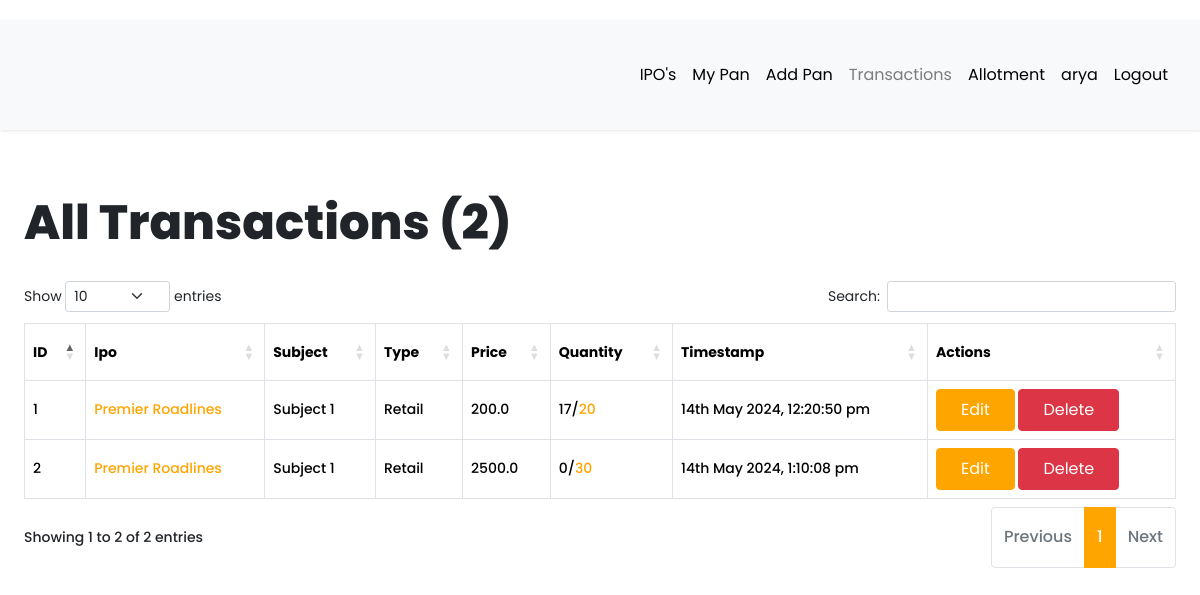
The page /all-transactions (signed in) on the database as committed earlier.
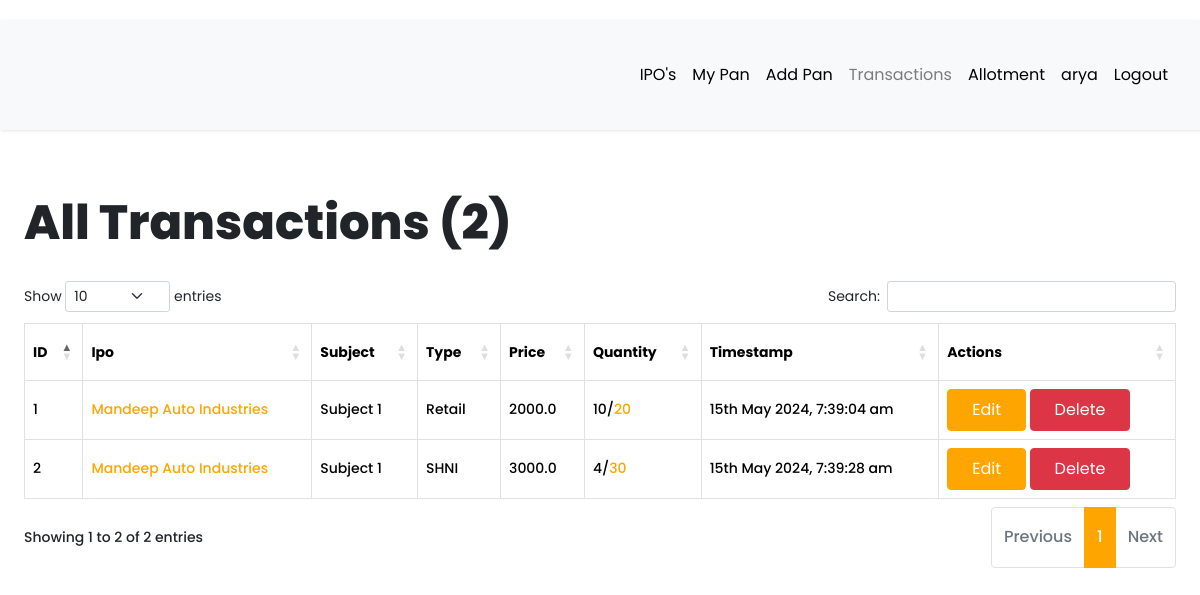
The same page on the database as committed later.
### app/models.py (models this page shows, shortened)
class User(db.Model, UserMixin):
    __tablename__ = "user"
    id = db.Column(db.Integer, primary_key=True)
    first_name = db.Column(db.String(64), index=True, default="First Name", nullable=False)
    last_name = db.Column(db.String(64), index=True, default="Last Name", nullable=False)
    username = db.Column(db.String(64), index=True, unique=True, nullable=False)
    email = db.Column(db.String(128), index=True, unique=True, nullable=False)
    password_hash = db.Column(db.String(128))
    confirm_password = db.Column(db.String(128))
    phone_number = db.Column(db.String(20), default="7016184560", nullable=False)
    verification_phone = db.Column(db.String(20))
    active = db.Column(db.Boolean, nullable=False, default=True)
    delete_account = db.Column(db.Boolean, default=False)
    registered_at = db.Column(db.DateTime, default=datetime.utcnow, nullable=False)
    emails = db.relationship("Email", backref="author", lazy="dynamic")
    type = db.Column(db.String(64))
    __mapper_args__ = {"polymorphic_identity": "user", "polymorphic_on": "type"}
    @property
    def is_active(self):
        return self.active

class Transaction(db.Model):
    __tablename__ = "transactions"
    id = db.Column(db.Integer, primary_key=True)
    timestamp = db.Column(db.DateTime, default=datetime.utcnow, nullable=False)
    settled = db.Column(db.Boolean, default=False)
    product_id = db.Column(db.Integer, db.ForeignKey('ipos.id', name='fk_transaction_product_id'), nullable=False)
    product = db.relationship('IPO',  backref=db.backref("transactions", cascade="all, delete-orphan"), foreign_keys=[product_id], passive_deletes=True)
    details_id = db.Column(db.Integer, db.ForeignKey('details.id', name='fk_transaction_details_id'), nullable=False)
    details = db.relationship('Details',  backref=db.backref("transactions", cascade="all, delete-orphan"), foreign_keys=[details_id], passive_deletes=True)
    seller_id = db.Column(db.Integer, db.ForeignKey("seller.id", ondelete="CASCADE", name="fk_transaction_seller_id"), nullable=False)
    seller = db.relationship("Seller", backref=db.backref("transactions", cascade="all, delete-orphan"), foreign_keys=[seller_id], passive_deletes=True)
    buyer_id = db.Column(db.Integer, db.ForeignKey("buyer.id", ondelete="CASCADE", name="fk_transaction_buyer_id"), nullable=False)
    buyer = db.relationship("Buyer",  backref=db.backref("transactions", cascade="all, delete-orphan"), foreign_keys=[buyer_id], passive_deletes=True)

class IPO(db.Model):
    __tablename__ = 'ipos'
    id = db.Column(db.Integer, primary_key=True)
    name = db.Column(db.String(255), nullable=False, unique=True, name='uq_ipo_name')
    price = db.Column(db.String(255), nullable=True)
    issue_size = db.Column(db.String(255), nullable=True)
    lot_size = db.Column(db.String(255), nullable=True)
    open_date = db.Column(db.DateTime, nullable=True)
    close_date = db.Column(db.DateTime, nullable=True)
    listing_date = db.Column(db.DateTime, nullable=True)
    listing_at = db.Column(db.String(255), nullable=True)
    status = db.Column(db.String(255), nullable=False)

class Details(db.Model):
    __tablename__ = "details"
    id = db.Column(db.Integer, primary_key=True)
    product_id = db.Column(db.Integer, db.ForeignKey("ipos.id", ondelete="CASCADE", name="fk_details_product_id"), nullable=False)
    subject = db.Column(db.String(10), nullable=False)
    formtype = db.Column(db.String(8), nullable=False)
    price = db.Column(db.Float, nullable=False)
    quantity = db.Column(db.Integer, nullable=False)
    timestamp = db.Column(db.DateTime, default=datetime.utcnow, nullable=False)
    seller_id = db.Column(db.Integer, db.ForeignKey("seller.id", ondelete="CASCADE", name="fk_details_seller_id"), nullable=False)
    seller = db.relationship("Seller", backref=db.backref("details", cascade="all, delete-orphan"), foreign_keys=[seller_id], passive_deletes=True)
    ipo = db.relationship("IPO", backref=db.backref("details", cascade="all, delete-orphan"), foreign_keys=[product_id], passive_deletes=True)

### app/routes.py (the view, shortened to what this page needs)
@app.route("/all-transactions")
@login_required
def all_transaction():
    try:
        if session.get("temp_details") is not None:
            session.pop("temp_details", None)
            print("Session pop")
        if current_user.type == "seller":
            transactions = Transaction.query.filter_by(seller_id=current_user.id).all()
            for transaction in transactions:
                transaction.items_processed = count_pan(transaction.id)
            all_transactions = len(transactions)
            return render_template(
                "transaction/all_transactions.html",
                title="All Transactions",
                transactions=transactions,
                all_transactions=all_transactions,
            )
        else:
            return flash_message()
    except Exception as e:
        print(f"An error occurred: {str(e)}")
        return f"Error : {e}", 400

### app/models.py (called while the page is built)
@login.user_loader
def load_user(id):
    return User.query.get(int(id))

### app/routes.py (called while the page is built)
def count_pan(transaction_id):
    count = TransactionPan.query.filter_by(transaction_id=transaction_id).count()
    return count

### app/templates/transaction/all_transactions.html (shortened to what this page needs)
{% extends 'base.html' %}
{% block current_user_content %}
<div class="container-fluid content">
    <div class="row">
        <div class="col-md-12">
            <h1 class="mt-4 mb-4">{{ title }} ({{ all_transactions }})</h1>
        </div>
    </div>
    <div class="row transactions">
        <div class="col-md-12">
            <div class="table-responsive">
                <table id="data" class="table table-hover table-bordered">
                    <thead>
                        <tr>
                            <th>ID</th>
                            <th>Ipo</th>
                            <th>Subject</th>
                            <th>Type</th>
                            <th>Price</th>
                            <th>Quantity</th>
                            <th>Timestamp</th>
                            <th>Actions</th>
                        </tr>
                    </thead>
                    <tbody>
                        {% for transaction in transactions %}
                        <tr>
                            <td>{{ loop.index }}</td>
                            <td> <a href="{{ url_for('transaction_details', transaction_id=transaction.id,product_id = transaction.product.id) }}"> {{ transaction.product.name }}</a></td>
                            <td>{{ transaction.details.subject }}</td>
                            <td>{{ transaction.details.formtype }}</td>
                            <td>{{ transaction.details.price }}</td>
                            {% if current_user.type == "admin" or current_user.type == "buyer" %}
                            <td> {{ transaction.items_processed }}/{{ transaction.details.quantity }}</td>
                            {%else%}
                            <td> {{ transaction.items_processed }}/<a
                                    href="{{ url_for('available_pans',transaction_id = transaction.id ) }}"
                                    data-bs-toggle="tooltip" data-bs-placement="right"
                                    data-bs-title="You have submitted {{transaction.items_processed}} ">{{
                                    transaction.details.quantity }}</a></td>
                            {% endif %}
                            <td>{{ moment(transaction.timestamp).format('Do MMMM YYYY, h:mm:ss a') }}</td>
                            <td>
                                <a href="{{ url_for('edit_pans', id=transaction.id) }}" class="btn btn-primary">Edit</a>
                                <a href="{{ url_for('delete_transaction', id=transaction.id) }}"
                                    class="btn btn-danger">Delete</a>
                            </td>
                        </tr>
                        {% endfor %}
                    </tbody>
                </table>
            </div>
        </div>
    </div>
</div>
{% endblock %}

### app/templates/base.html (shortened to what this page needs)
<!DOCTYPE html>
<html lang="eng">
<head>
  <link rel="stylesheet" href="https://cdnjs.cloudflare.com/ajax/libs/intl-tel-input/16.0.4/css/intlTelInput.css">
  <link rel="stylesheet" type="text/css" href="https://cdn.datatables.net/1.10.25/css/dataTables.bootstrap5.css">
  <link rel="stylesheet" href="{{ url_for('static', filename='css/navbar.css') }}">
  {% if current_user.is_authenticated %}
  <link rel="stylesheet" type="text/css" href="{{ url_for('static', filename='css/custom_current_user.css') }}"
    alt="52 Not available at this momoent">
  <link href="https://cdn.jsdelivr.net/npm/bootstrap@5.3.3/dist/css/bootstrap.min.css" rel="stylesheet"
>
  <link rel="stylesheet" href="{{ url_for('static', filename='css/main.css') }}">
  <link rel="stylesheet"
    href="https://cdnjs.cloudflare.com/ajax/libs/malihu-custom-scrollbar-plugin/3.1.5/jquery.mCustomScrollbar.min.css">
  {% endif %}
</head>
<body>
    {% if current_user.is_authenticated %}
    {% if current_user.is_active %}
    <div class="wrapper">
      <div id="content">
        <nav class="navbar navbar-expand-lg navbar-light bg-light">
          <div class="container-fluid">
            <div class="collapse navbar-collapse" id="navbarSupportedContent">
              <ul class="nav navbar-nav ms-auto">
                <li class="nav-item">
                  <a class="nav-link {{ 'link_disabled' if request.endpoint == 'view_product' else '' }}"
                    href="{{ url_for('view_product') }}" alt="459 Not available at this moment">IPO's</a>
                </li>
                <li class="nav-item">
                  <a class="nav-link {{ 'link_disabled' if request.endpoint == 'all_pan' else '' }}"
                    href="{{ url_for('all_pan') }}" alt="459 Not available at this moment">My Pan</a>
                </li>
                <li class="nav-item">
                  <a class="nav-link {{ 'link_disabled' if request.endpoint == 'add_pan' else '' }}"
                    href="{{ url_for('add_pan') }}" alt="459 Not available at this moment">Add Pan</a>
                </li>
                {% if current_user.type == "admin" or current_user.type == "buyer" %}
                <li class="nav-item">
                  <a class="nav-link {{ 'link_disabled' if request.endpoint == 'all_sellers' else '' }}"
                    href="{{ url_for('all_sellers') }}" alt="459 Not available at this moment">Transactions</a>
                </li>
                {% else %}
                <li class="nav-item">
                  <a class="nav-link {{ 'link_disabled' if request.endpoint == 'all_transaction' else '' }}"
                    href="{{ url_for('all_transaction') }}" alt="459 Not available at this moment">Transactions</a>
                </li>
                {% endif %}
                <li class="nav-item">
                  <a class="nav-link {{ 'link_disabled' if request.endpoint == 'checking_allotment' else '' }}"
                    href="{{ url_for('checking_allotment') }}" alt="459 Not available at this moment">Allotment</a>
                </li>
                <li class="nav-item ">
                  <a class="nav-link {{ 'link_disabled' if request.endpoint == 'dashboard' else '' }}"
                    href="{{ url_for('dashboard') }}" alt="459 Not available at this moment">{{ current_user.username
                    }}</a>
                </li>
                <li class="nav-item">
                  <a class="nav-link {{ 'link_disabled' if request.endpoint == 'logout' else '' }}"
                    href="{{ url_for('logout') }}" alt="459 Not available at this moment">Logout</a>
                </li>
              </ul>
            </div>
          </div>
        </nav>
        {% block current_user_content %}
        {% endblock %}
      </div>
    </div>
    {% endif %}
    {% endif %}
</body>
</html>

### app/static/css/navbar.css (style rules this page uses)
:root { --default-primary: #90f188; --default-secondary: #0f1d07; --container-gutter: clamp(2.5rem, 2.6455026455vw, 3.325rem); --theme-primary: var(--default-primary); --theme-secondary: var(--default-secondary); }

### app/static/css/custom_current_user.css (style rules this page uses)
body { font-family: 'Poppins', sans-serif; background: #fafafa; }
a, a:hover, a:focus { color: inherit; text-decoration: none; transition: all 0.3s; }
.navbar { padding: 15px 10px; background: #fff; border: none; border-radius: 0; margin-bottom: 40px; box-shadow: 1px 1px 3px #0000001a; }
.wrapper { display: flex; width: 100%; }
#content { width: calc(100%); padding-top: 20px; padding-bottom: 20px; min-height: 100vh; transition: all 0.3s; position: absolute; top: 0; right: 0; }
.link_disabled { pointer-events: none; color: currentColor; cursor: not-allowed; opacity: 0.5; text-decoration: none; }
.btn { display: inline-block; font-weight: 400; line-height: 0.5; color: #575555; text-align: center; text-decoration: none; vertical-align: middle; cursor: pointer; -webkit-user-select: none; -moz-user-select: none; -ms-user-select: none; user-select: none; background-color: #c2c2c2; border: 1px solid transparent; padding: 0.8rem 0.8rem; font-size: 1.1em; border-radius: 0.25rem; transition: color 0.15s ease-in-out, background-color 0.15s ease-in-out, border-color 0.15s ease-in-out, box-shadow 0.15s ease-in-out; }

Rows that differ between the two databases and show on the page:
changed Transaction "Retail": product.name "Premier Roadlines" → "Mandeep Auto Industries"; details.price "200.0" → "2000.0"; items_processed "17" → "10"; timestamp "14th May 2024, 12:20:50 pm" → "15th May 2024, 7:39:04 am"
changed Transaction: product.name "Premier Roadlines" → "Mandeep Auto Industries"; details.formtype "Retail" → "SHNI"; details.price "2500.0" → "3000.0"; items_processed "0" → "4"; timestamp "14th May 2024, 1:10:08 pm" → "15th May 2024, 7:39:28 am"
